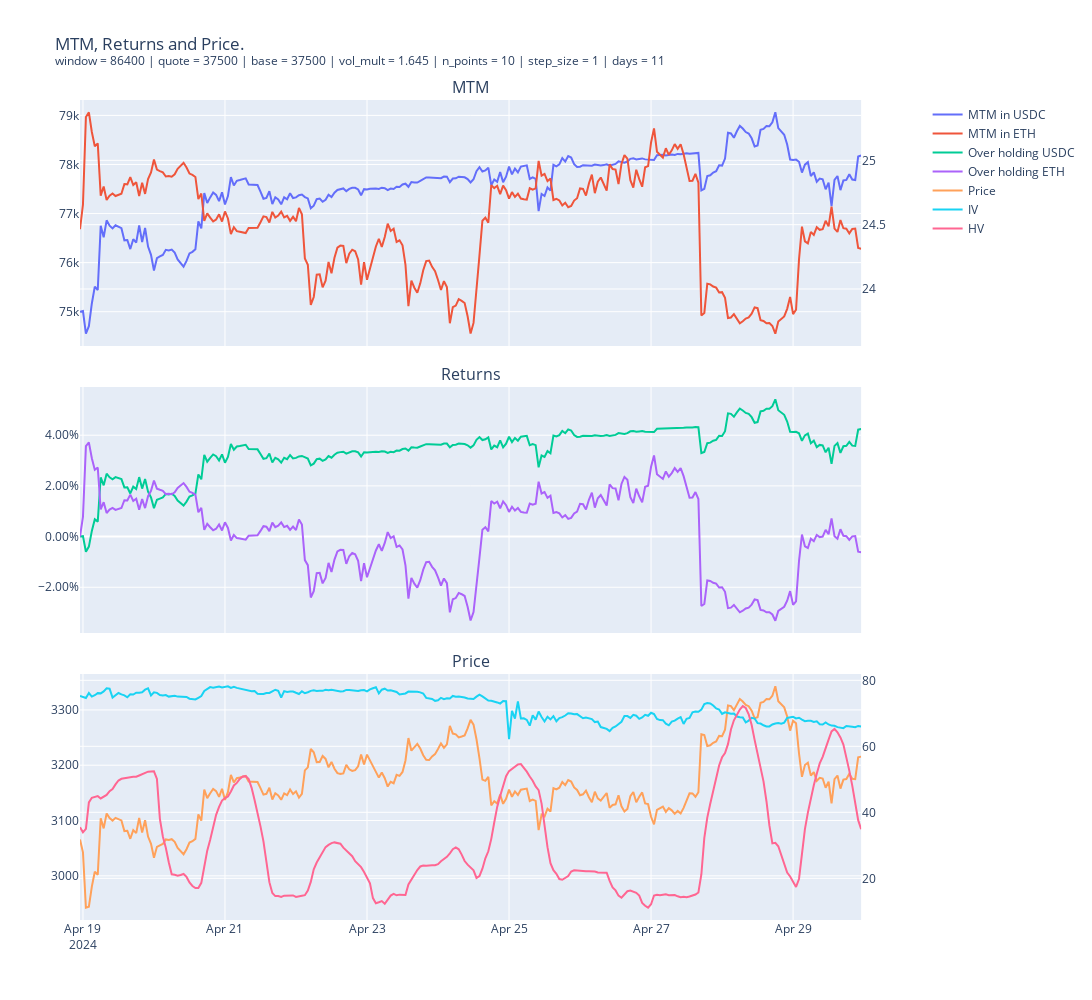

The cell this chart's notebook holds for it:
### Code cell
window_hours = window // 3600 - 1
res_1h = res.resample("1h").last()
iv_1h = implied_vol.resample("1h").last()
iv_1h[-len(res_1h) :]

# PLOT
fig = make_subplots(
    rows=3,
    cols=1,
    shared_xaxes=True,
    specs=[[{"secondary_y": True}], [{}], [{"secondary_y": True}]],
    vertical_spacing=0.05,
    subplot_titles=("MTM", "Returns", "Price"),
)
fig.add_trace(
    go.Scatter(
        x=res_1h.index[window_hours:],
        y=res_1h.mtm[window_hours:],
        mode="lines",
        name="MTM in USDC",
    ),
    row=1,
    col=1,
)
fig.add_trace(
    go.Scatter(
        x=res_1h.index[window_hours:],
        y=res_1h.mtm_eth[window_hours:],
        mode="lines",
        name="MTM in ETH",
    ),
    row=1,
    col=1,
    secondary_y=True,
)

fig.add_trace(
    go.Scatter(
        x=res_1h.index[window_hours:],
        y=res_1h.quote_returns[window_hours:],
        mode="lines",
        name="Over holding USDC",
    ),
    row=2,
    col=1,
)
fig.add_trace(
    go.Scatter(
        x=res_1h.index[window_hours:],
        y=res_1h.base_returns[window_hours:],
        mode="lines",
        name="Over holding ETH",
    ),
    row=2,
    col=1,
)

fig.add_trace(
    go.Scatter(
        x=res_1h.index[window_hours:],
        y=res_1h.price[window_hours:],
        mode="lines",
        name="Price",
    ),
    row=3,
    col=1,
)

fig.add_trace(
    go.Scatter(
        x=iv_1h.index[-len(res_1h) + window_hours :],
        y=iv_1h.bvol[-len(res_1h) + window_hours :],
        mode="lines",
        name="IV"
    ),
    secondary_y=True,
    row=3,
    col=1,
)

fig.add_trace(
    go.Scatter(
        x=hv_1h.index[-len(res_1h)+ window_hours :],
        y=hv_1h.values[-len(res_1h) + window_hours:],
        mode="lines",
        name="HV"
    ),
    secondary_y=True,
    row=3,
    col=1,
)

fig.update_layout(
    height=1000,
    width=1400,
    title_text=f"MTM, Returns and Price.<br><sup>window = {window} | quote = {quote} | base = {base} | vol_mult = {vol_mult} | n_points = {n_points} | step_size = {step_size} | days = {days}</sup>",
)

fig.update_yaxes(row=2, col=1, tickformat=".2%")

fig.show()

fig.write_image(
    f"results/saves/{window}_{quote}_{base}_{vol_mult}_{n_points}_{step_size}_{days}.png",
    width=1400,
    height=1000,
)

### Figure 1 — Plotly figure (JSON) as saved in the notebook; plotly's stock layout.template omitted (floating-point values rounded to 4 significant figures; data arrays with more than 128 entries replaced by an {"elided": "..."} marker saying what was removed)
{"data": [{"mode": "lines", "name": "MTM in USDC", "type": "scatter", "x": {"elided": "265 str values"}, "xaxis": "x", "y": {"elided": "265 float values"}, "yaxis": "y"}, {"mode": "lines", "name": "MTM in ETH", "type": "scatter", "x": {"elided": "265 str values"}, "xaxis": "x", "y": {"elided": "265 float values"}, "yaxis": "y2"}, {"mode": "lines", "name": "Over holding USDC", "type": "scatter", "x": {"elided": "265 str values"}, "xaxis": "x2", "y": {"elided": "265 float values"}, "yaxis": "y3"}, {"mode": "lines", "name": "Over holding ETH", "type": "scatter", "x": {"elided": "265 str values"}, "xaxis": "x2", "y": {"elided": "265 float values"}, "yaxis": "y3"}, {"mode": "lines", "name": "Price", "type": "scatter", "x": {"elided": "265 str values"}, "xaxis": "x3", "y": {"elided": "265 float values"}, "yaxis": "y4"}, {"mode": "lines", "name": "IV", "type": "scatter", "x": {"elided": "265 str values"}, "xaxis": "x3", "y": {"elided": "265 float values"}, "yaxis": "y5"}, {"mode": "lines", "name": "HV", "type": "scatter", "x": {"elided": "265 str values"}, "xaxis": "x3", "y": {"elided": "265 float values"}, "yaxis": "y5"}], "layout": {"annotations": [{"font": {"size": 16}, "showarrow": false, "text": "MTM", "x": 0.47, "xanchor": "center", "xref": "paper", "y": 1, "yanchor": "bottom", "yref": "paper"}, {"font": {"size": 16}, "showarrow": false, "text": "Returns", "x": 0.47, "xanchor": "center", "xref": "paper", "y": 0.65, "yanchor": "bottom", "yref": "paper"}, {"font": {"size": 16}, "showarrow": false, "text": "Price", "x": 0.47, "xanchor": "center", "xref": "paper", "y": 0.3, "yanchor": "bottom", "yref": "paper"}], "height": 1000, "title": {"text": "MTM, Returns and Price.<br><sup>window = 86400 | quote = 37500 | base = 37500 | vol_mult = 1.645 | n_points = 10 | step_size = 1 | days = 11</sup>"}, "width": 1400, "xaxis": {"anchor": "y", "domain": [0, 0.94], "matches": "x3", "showticklabels": false}, "xaxis2": {"anchor": "y3", "domain": [0, 0.94], "matches": "x3", "showticklabels": false}, "xaxis3": {"anchor": "y4", "domain": [0, 0.94]}, "yaxis": {"anchor": "x", "domain": [0.7, 1]}, "yaxis2": {"anchor": "x", "overlaying": "y", "side": "right"}, "yaxis3": {"anchor": "x2", "domain": [0.35, 0.65], "tickformat": ".2%"}, "yaxis4": {"anchor": "x3", "domain": [0, 0.3]}, "yaxis5": {"anchor": "x3", "overlaying": "y4", "side": "right"}}}
